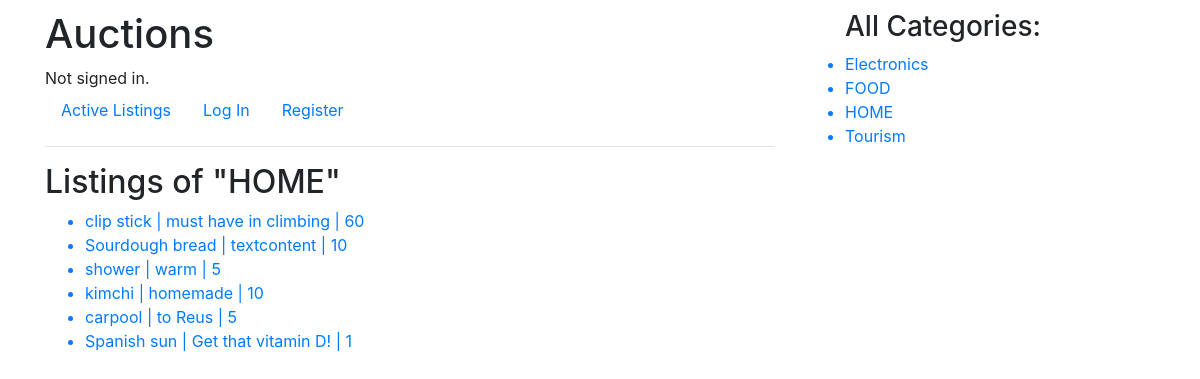
The app's page /HOME/category/, older data.
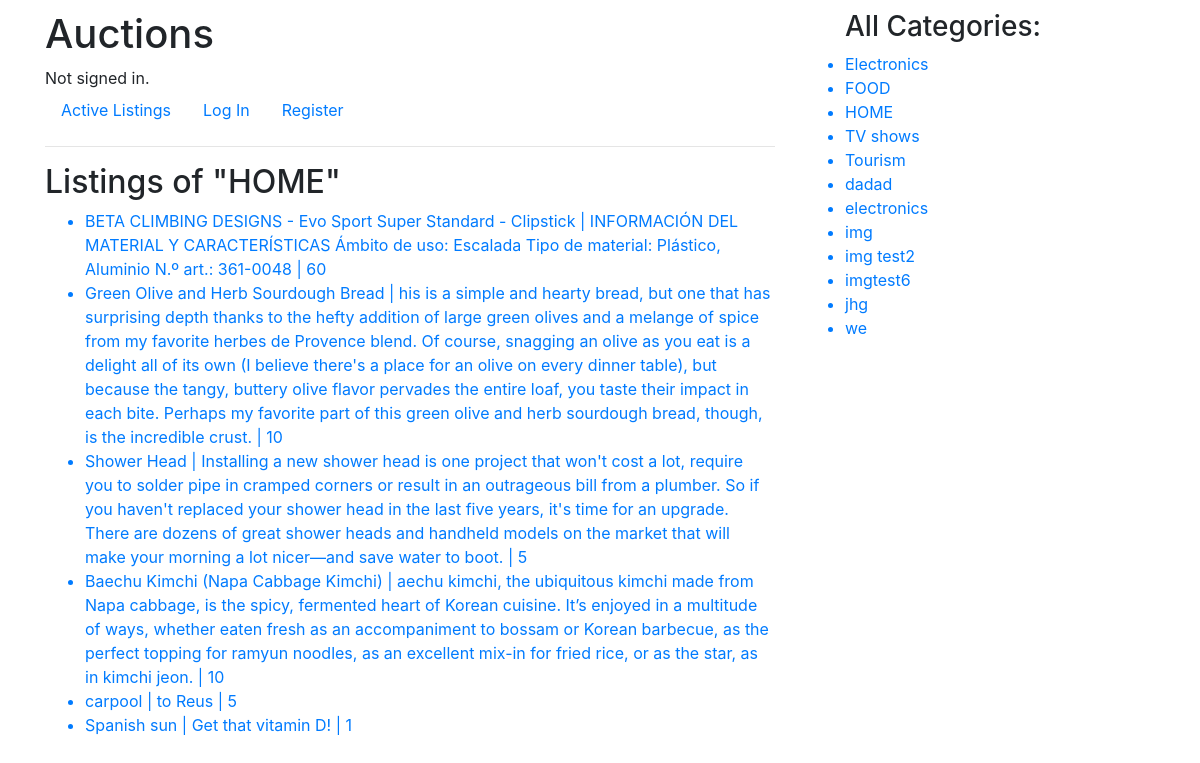
The same page, newer data.
### auctions/models.py (models this page shows, shortened)
class Listing(models.Model):
    starting_bid = models.PositiveIntegerField()
    title = models.CharField(max_length=64)
    description = models.TextField(default="textcontent")
    photo = models.ImageField(null=True, blank=True,
                              upload_to="images/", default=0)
    user = models.ForeignKey(
        User, on_delete=models.CASCADE, default=1, related_name="listing")
    active = BooleanField(default=True)
    price_sold_for = models.IntegerField(default=0, blank=True)
    date_listed = models.DateField(default=timezone.now)
    category = models.CharField(
        max_length=10,
        default='HOME'
    )

### auctions/views.py (the view)
# urls.py: path('<str:category>/category/', views.category, name='category'),
def category(request, category):
    listings = Listing.objects.filter(category=category)
    return render(request, 'auctions/category.html', {
        'listings': listings,
        'category': category,
        "categories": categories
    })

### auctions/templates/auctions/category.html
{% extends "auctions/layout.html" %}
{% block body %}
<h2>Listings of "{{ category }}"</h2>
<ul>
    {% for listing in listings %}
    <a href="{% url 'listing' listing_id=listing.id %}">
        <li>{{ listing.title }} | {{ listing.description }} | {{ listing.starting_bid}} </li>
    </a>
    {% endfor %}
</ul>
{% endblock %}

### auctions/templates/auctions/layout.html (shortened to what this page needs)
{% load static %}
<!DOCTYPE html>
<html lang="en">
<head>
    <link rel="stylesheet" href="https://stackpath.bootstrapcdn.com/bootstrap/4.4.1/css/bootstrap.min.css"
>
    <link href="{% static 'auctions/styles.css' %}" rel="stylesheet">
</head>
<div class="container">
    <div class="row">
        <div class="col-8">
            <body>
                <h1>Auctions</h1>
                <div>
                    {% if user.is_authenticated %}
                    Welcome <strong>{{ user.username }}</strong>!
                    {% else %}
                    Not signed in.
                    {% endif %}
                </div>
                <ul class="nav">
                    <li class="nav-item">
                        <a class="nav-link" href="{% url 'index' %}">Active Listings</a>
                    </li>
                    {% if user.is_authenticated %}
                    <li class="nav-items">
                        <a class='nav-link' href="{% url 'home' user_id=user.id %}">My Homepage</a>
                    </li>
                    <li class="nav-items">
                        <a class='nav-link' href="{% url 'new' %}">Post a New Listing</a>
                    </li>
                    <li class="nav-item">
                        <a class="nav-link" href="{% url 'logout' %}">Log Out</a>
                    </li>
                    {% else %}
                    <li class="nav-item">
                        <a class="nav-link" href="{% url 'login' %}">Log In</a>
                    </li>
                    <li class="nav-item">
                        <a class="nav-link" href="{% url 'register' %}">Register</a>
                    </li>
                    {% endif %}
                </ul>
                <hr>
                {% block body %}
                {% endblock %}
            </body>
        </div>
        <div class="col-4">
            <ul>
                <h3>All Categories:</h3>
                {% for c in categories %}
                <a href="{% url 'category' category=c %}">
                    <li>{{ c }}</li>
                </a>
                {% endfor %}
            </ul>
        </div>
    </div>
</div>
</html>

### auctions/static/auctions/styles.css (style rules this page uses)
body { padding: 10px; }

Row changes from the older to the newer data that the page shows:
changed Listing: title "clip stick" → "BETA CLIMBING DESIGNS - Evo Sport Super Standard - Clipstick"; description "must have in climbing" → "INFORMACIÓN DEL MATERIAL Y CARACTERÍSTICAS Ámbito de uso: Escalada Tipo de material: Plástico, Aluminio N.º art.: 361-0048"
changed Listing: title "Sourdough bread" → "Green Olive and Herb Sourdough Bread"; description "textcontent" → "his is a simple and hearty bread, but one that has surprising depth thanks to the hefty addition of large green olives and a melange of spice from my favorite herbes de Provence blend. Of course, snagging an olive as you eat is a delight all of its own (I believe there's a place for an olive on every dinner table), but because the tangy, buttery olive flavor pervades the entire loaf, you taste their impact in each bite. Perhaps my favorite part of this green olive and herb sourdough bread, though, is the incredible crust."
changed Listing: title "shower" → "Shower Head"; description "warm" → "Installing a new shower head is one project that won't cost a lot, require you to solder pipe in cramped corners or result in an outrageous bill from a plumber. So if you haven't replaced your shower head in the last five years, it's time for an upgrade. There are dozens of great shower heads and handheld models on the market that will make your morning a lot nicer—and save water to boot."
changed Listing: title "kimchi" → "Baechu Kimchi (Napa Cabbage Kimchi)"; description "homemade" → "aechu kimchi, the ubiquitous kimchi made from Napa cabbage, is the spicy, fermented heart of Korean cuisine. It’s enjoyed in a multitude of ways, whether eaten fresh as an accompaniment to bossam or Korean barbecue, as the perfect topping for ramyun noodles, as an excellent mix-in for fried rice, or as the star, as in kimchi jeon."
Text that changed along with them:
new list line: "TV shows"
new list line: "dadad"
new list line: "electronics"
new list line: "img"
new list line: "img test2"
new list line: "imgtest6"
new list line: "jhg"
new list line: "we"
